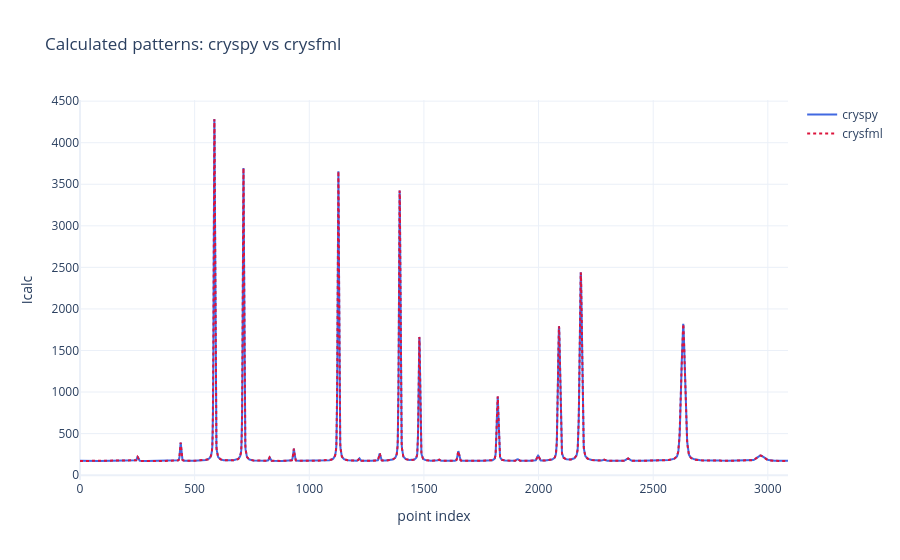

Notebook code for this chart:
### Markdown cell above
## Overlay

Both engines on one chart, in distinct colours and line styles.

### Code cell
import plotly.graph_objects as go

x = np.arange(a.size)
fig = go.Figure()
fig.add_scatter(x=x, y=a, mode='lines', name='cryspy', line={'color': 'royalblue'})
fig.add_scatter(x=x, y=b, mode='lines', name='crysfml', line={'color': 'crimson', 'dash': 'dot'})
fig.update_layout(
    title='Calculated patterns: cryspy vs crysfml',
    xaxis_title='point index',
    yaxis_title='Icalc',
)
# Bare expression renders inline in the executed notebook; a no-op as a
# plain script, so `pixi run script-tests` stays headless-safe.
fig

### Figure 1 — Plotly figure (JSON) as saved in the notebook; plotly's stock layout.template omitted (floating-point values rounded to 4 significant figures; data arrays with more than 128 entries replaced by an {"elided": "..."} marker saying what was removed)
{"data": [{"line": {"color": "royalblue"}, "mode": "lines", "name": "cryspy", "type": "scatter", "x": {"elided": "3089 int values"}, "y": {"elided": "3089 float values"}}, {"line": {"color": "crimson", "dash": "dot"}, "mode": "lines", "name": "crysfml", "type": "scatter", "x": {"elided": "3089 int values"}, "y": {"elided": "3089 float values"}}], "layout": {"title": {"text": "Calculated patterns: cryspy vs crysfml"}, "xaxis": {"title": {"text": "point index"}}, "yaxis": {"title": {"text": "Icalc"}}}}
